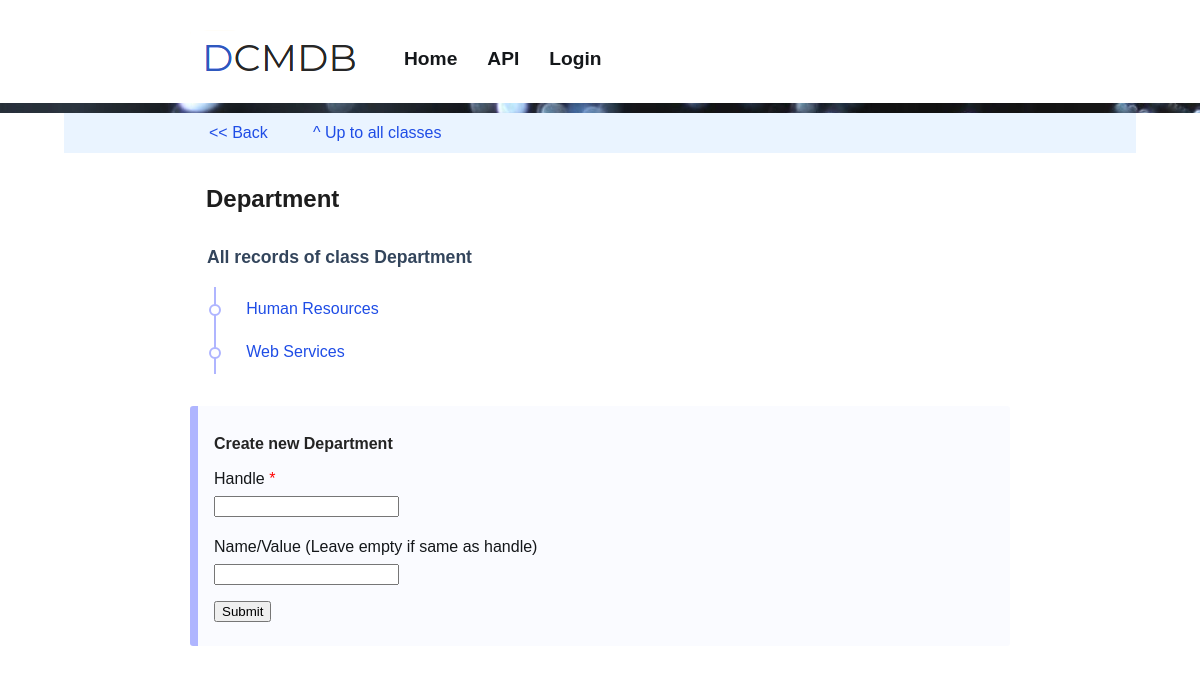
The page /ui/api/v1/class/department on the database as committed earlier.
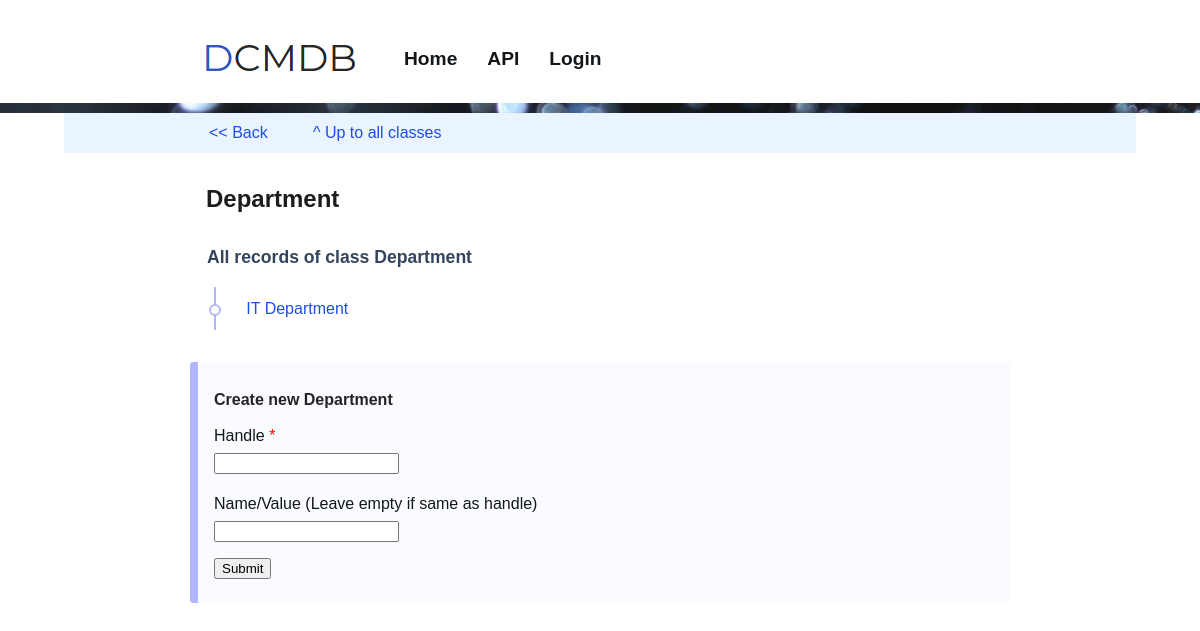
The same page on the database as committed later.
### tables this page shows
CREATE TABLE records (id integer primary key autoincrement, class_id int, handle text, label text, value text, target_id int, alias_src_id int, alias_dst_id int);

### frontend/api_v1.py (the view)
@api.route('/ui/api/v1/class/<class_handle>')
@api.route('/ui/api/v1/class/<class_handle>/')
def render_class_details(class_handle):
    index.g.title = 'All records of class '+ class_handle
    index.g.parent_page = "/ui/api/v1/class"
    index.g.parent_page_link_name = "^ Up to all classes"
    rc = get_record_class(class_handle)
    index.g.rc = rc
    index.g.records = rc.records()
    applies_to = []
    for t in rc.applies_to:
        applies_to.append(get_record_class(t))
    index.g.applies_to = applies_to
    accepts = []
    for t in rc.accepts:
        accepts.append(get_record_class(t))
    index.g.accepts = accepts
    from .forms import CreateRecordForm
    form = CreateRecordForm()
    r = form.validate_on_submit()
    return index.render_template('api_v1_class_details.html', form=form)

### frontend/forms.py
class CreateRecordForm(FlaskForm):
    record_handle = StringField('Handle', validators=[InputRequired(), Length(min=1, max=200)])
    record_value = StringField( 'Name/Value (Leave empty if same as handle)',
                                validators=[Length(min=0, max=200)])
    submit = SubmitField('Submit')

### backend/app.py (called while the page is built)
    def get_record_class(self, class_id):
        query = "SELECT * FROM classes WHERE id = {}".format(class_id)
        row = self.db.fetch_one(query)
        if row is None or row is False:
            return False
        return RecordClass(self, class_id)

    def get_record_class_id(self, class_handle):
        query = "SELECT id FROM classes WHERE handle = '{}';".format(class_handle)
        row = self.db.fetch_one(query)
        if row:
            return row[0]
        return False

    def get_object_list(self, query, ObjectClass):
        query_result = self.db.fetch_all(query)
        object_list = []
        for row in query_result:
            obj_id = row[0]
            obj = ObjectClass(self, obj_id)
            object_list.append(obj)
        return object_list

    def csl_to_list(self, csl):
        l = csl.split(", ")
        return list(filter(None, l))

### frontend/templates/api_v1_class_details.html (shortened to what this page needs)
{% extends "base.html" %}
{% from 'common.html' import api_nav %}
{% from 'common.html' import input as input %}
{% block extra_css %}
		<link rel="stylesheet" href="/static/dist/css/forms.css" />
{% endblock %}
{% block content %}
<article style="border:0px; max-width:100vw;">
	{{ api_nav(g) }}
</article>
<article style="border:0px;">
	<h1> {{ g.rc.name }}</h1>
</article>
<article>
	<table class="tablelist">
		<tr><td colspan="2"><h2>All records of class {{ g.rc.name }}</h1></td></tr>
		{% if g.rc.type in ['object', 'linked-object'] %}
		{% for obj in g.records %}
			<tr>
				<td class="bullet">
					<a href="/ui/api/v1/{{ obj.url }}"> {{ obj.label }} </a>
				</td>
				<td></td>
			</tr>
		{% endfor %}
		{% endif %}
	</table>
	<div class="dark">
		<form method="POST"  >
		<h4> Create new {{ g.rc.name }}</h4>
		{{ input(form.record_handle,5,True) }}
		{{ input(form.record_value,5) }}
		{{ form.submit }}
		</form>
	</div>
</article>
{% endblock %}

Rows that differ between the two databases and show on the page:
no longer on this page (row edited): records: label "Human Resources"
no longer on this page (row edited): records: label "Web Services"
now on this page (row edited): records: label "IT Department"
